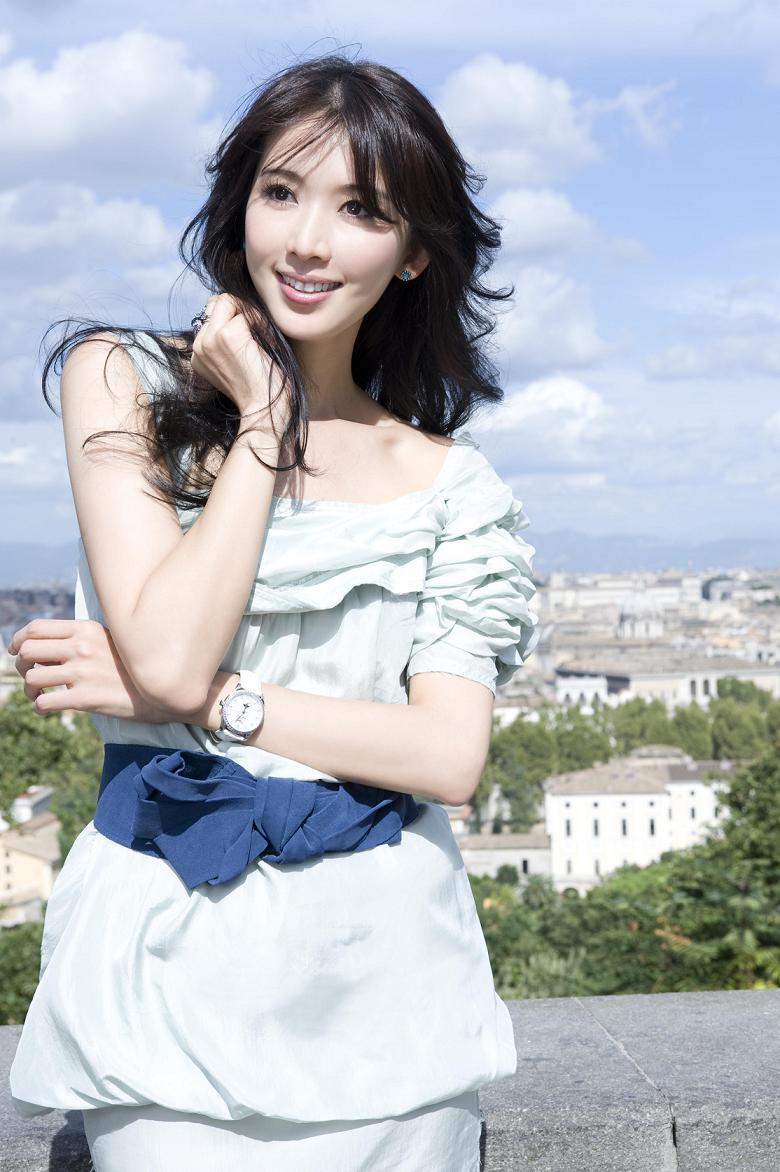
#> input picture python_1000phone/预科/day2-PIL/files/chiling.jpg, 780 x 1172 px
$ python '03-镜像和缩放.py'
#> lines starting #> are read from the running program, lines starting #| are printed output that depends on the picture
"""__author:吴佩隆"""
from PIL import Image

# 1.镜像
# 图片对象.transpose(镜像名) - 产生指定图片的镜像
image1 = Image.open('files/chiling.jpg')
#> image1 is the input picture: PIL image 780x1172 RGB; mean R, G, B 181.2, 186.1, 193.1

# [10 lines of commented-out code are left out]

image2 = Image.open('files/tie.png')
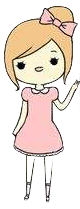
#> input picture python_1000phone/预科/day2-PIL/files/tie.png, 80 x 209 px
#> image2 is the input picture: PIL image 80x209 RGBA; mean R, G, B, A 105, 91.7, 81.1, 117.4

# print(image2.size)

image2.thumbnail((50,50))
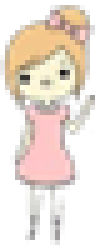
#> image2: PIL image 19x50 RGBA (shown 5 times larger); mean R, G, B, A 114.4, 100.7, 89, 117.4; transparent parts drawn white
image2.show()
# print(image2.size)

# 练习：将一张图片，原图。左右，上下，左右上下拼成一张
